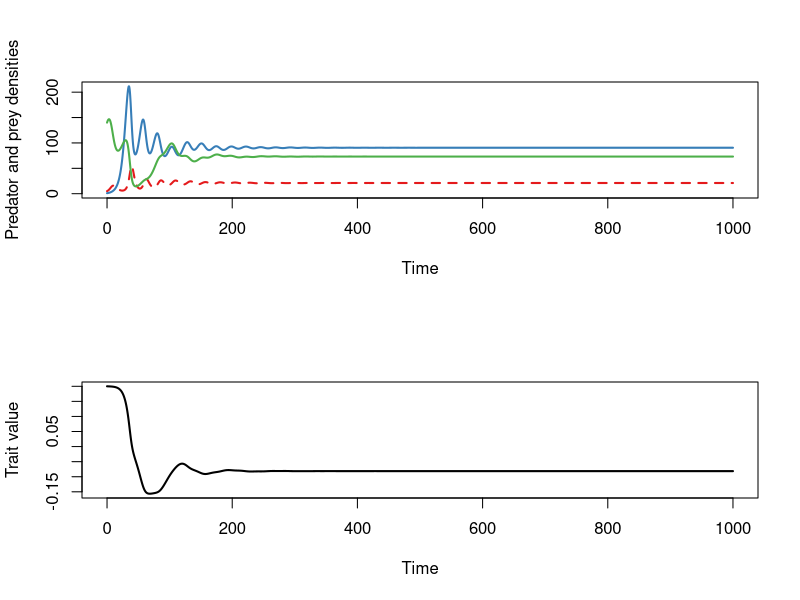
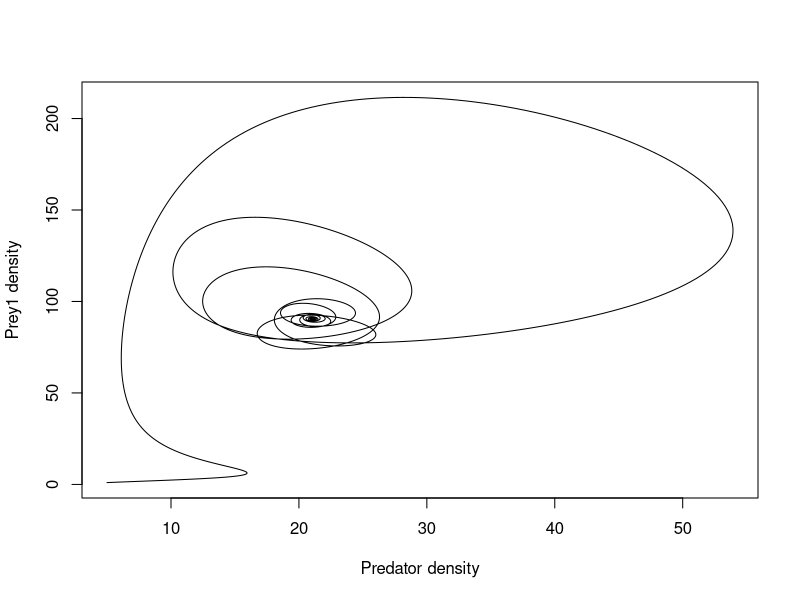

Here is the R script that generated these plots, in order:
require(deSolve)
# library(deSolve)

#Parameters
e1 <- 0.5
e2 <- 0.5
r1 <- 0.2
r2 <- 0.1
k <- 500
d <- 0.5
theta1 <- -0.2
theta2 <- 0.2
alpha <- 0.02
tau <- 0.1
sigma <- 0.2 #(0.1, 0.2)
heritability <- 0.25
sigmaG <- sqrt(heritability*(sigma^2))

#Set initial values
yini = c(P=5,N1=1,N2=140,xbar=0.2)

ecoevo = function (t, y, params) {
  with(as.list(y), {
    dP <- e1*(((alpha*tau)/sqrt(sigma^2+tau^2))*exp(-((xbar-theta1)^2)/(2*(sigma^2+tau^2))))*N1*P + e2*(((alpha*tau)/sqrt(sigma^2+tau^2))*exp(-((xbar-theta2)^2)/(2*(sigma^2+tau^2))))*N2*P - d*P
    
    dN1 <- r1*N1*(1-(N1/k)) - (((alpha*tau)/sqrt(sigma^2+tau^2))*exp(-((xbar-theta1)^2)/(2*(sigma^2+tau^2))))*N1*P
    
    dN2 <- r2*N2*(1-(N2/k)) - (((alpha*tau)/sqrt(sigma^2+tau^2))*exp(-((xbar-theta2)^2)/(2*(sigma^2+tau^2))))*N2*P
    
    dxbar <- sigmaG^2*(((e1*N1*tau*alpha*(theta1-xbar)/((tau^2+sigma^2)^(3/2)))*exp(-(xbar-theta1)^2/(2*(tau^2+sigma^2))))+((e2*N2*tau*alpha*(theta2-xbar)/((tau^2+sigma^2)^(3/2)))*exp(-(xbar-theta2)^2/(2*(tau^2+sigma^2)))))
    
    list(c(dP,dN1,dN2,dxbar))
    })
}




times <- seq(from=0, to=1000, by = 0.1)
out <- ode(y=yini, times=times,func=ecoevo,parms = NULL)

library(RColorBrewer)
pal = brewer.pal(4,"Set1")
par(mfrow=c(2,1))
maxvalue = max(out[,2:4])
plot(out[,1],out[,2],col=pal[1],type='l',lty=2,ylim=c(0,maxvalue),lwd=2,xlab="Time",ylab="Predator and prey densities")
lines(out[,1],out[,3],col=pal[2],lwd=2)
lines(out[,1],out[,4],col=pal[3],lwd=2)
plot(out[,1],out[,5],col='black',type='l',lwd=2,xlab="Time",ylab="Trait value")

par(mfrow=c(1,1))
plot(out[,2],out[,3],type='l',xlab="Predator density",ylab="Prey1 density")
